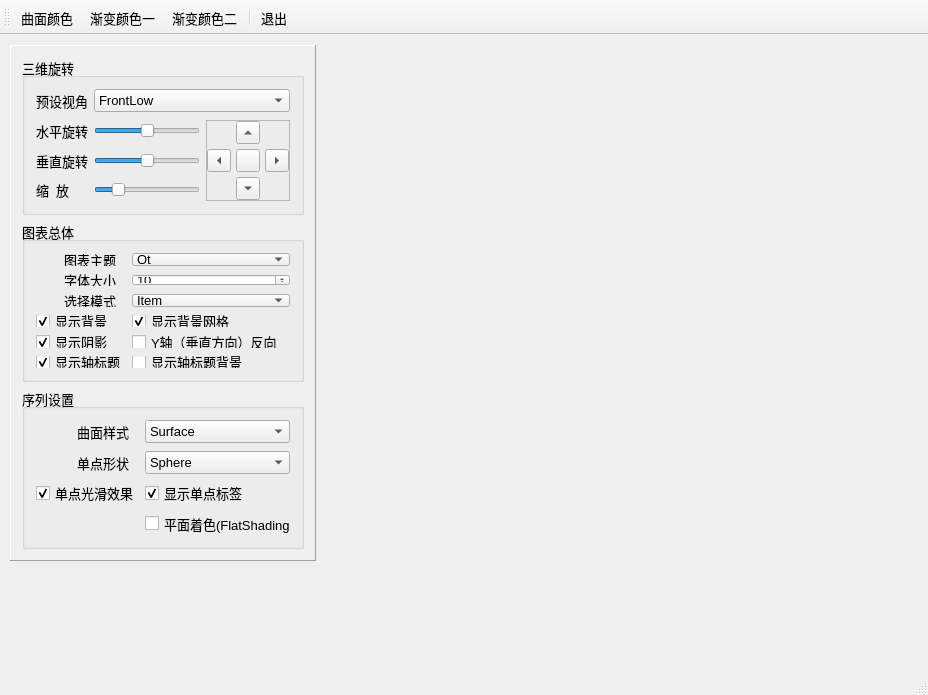
<?xml version="1.0" encoding="UTF-8"?>
<ui version="4.0">
 <class>MainWindow</class>
 <widget class="QMainWindow" name="MainWindow">
  <property name="geometry">
   <rect>
    <x>0</x>
    <y>0</y>
    <width>928</width>
    <height>695</height>
   </rect>
  </property>
  <property name="font">
   <font>
    <pointsize>10</pointsize>
   </font>
  </property>
  <property name="windowTitle">
   <string>Q3DSurface绘制高程图</string>
  </property>
  <widget class="QWidget" name="centralWidget">
   <widget class="QFrame" name="frameSetup">
    <property name="geometry">
     <rect>
      <x>10</x>
      <y>10</y>
      <width>306</width>
      <height>516</height>
     </rect>
    </property>
    <property name="frameShape">
     <enum>QFrame::Panel</enum>
    </property>
    <property name="frameShadow">
     <enum>QFrame::Raised</enum>
    </property>
    <layout class="QVBoxLayout" name="verticalLayout">
     <item>
      <widget class="QGroupBox" name="groupBox_2">
       <property name="title">
        <string>三维旋转</string>
       </property>
       <layout class="QGridLayout" name="gridLayout">
        <property name="verticalSpacing">
         <number>8</number>
        </property>
        <item row="0" column="0">
         <widget class="QLabel" name="label_6">
          <property name="text">
           <string>预设视角</string>
          </property>
          <property name="buddy">
           <cstring>comboCamera</cstring>
          </property>
         </widget>
        </item>
        <item row="0" column="1" colspan="2">
         <widget class="QComboBox" name="comboCamera">
          <item>
           <property name="text">
            <string>FrontLow</string>
           </property>
          </item>
          <item>
           <property name="text">
            <string>Front</string>
           </property>
          </item>
          <item>
           <property name="text">
            <string>FrontHigh</string>
           </property>
          </item>
          <item>
           <property name="text">
            <string>LeftLow</string>
           </property>
          </item>
          <item>
           <property name="text">
            <string>Left</string>
           </property>
          </item>
          <item>
           <property name="text">
            <string>LeftHigh</string>
           </property>
          </item>
          <item>
           <property name="text">
            <string>RightLow</string>
           </property>
          </item>
          <item>
           <property name="text">
            <string>Right</string>
           </property>
          </item>
          <item>
           <property name="text">
            <string>RightHigh</string>
           </property>
          </item>
          <item>
           <property name="text">
            <string>BehindLow</string>
           </property>
          </item>
          <item>
           <property name="text">
            <string>Behind</string>
           </property>
          </item>
          <item>
           <property name="text">
            <string>BehindHigh</string>
           </property>
          </item>
          <item>
           <property name="text">
            <string>IsometricLeft</string>
           </property>
          </item>
          <item>
           <property name="text">
            <string>IsometricLeftHigh</string>
           </property>
          </item>
          <item>
           <property name="text">
            <string>IsometricRight</string>
           </property>
          </item>
          <item>
           <property name="text">
            <string>IsometricRightHigh</string>
           </property>
          </item>
          <item>
           <property name="text">
            <string>DirectlyAbove</string>
           </property>
          </item>
          <item>
           <property name="text">
            <string>DirectlyAboveCW45</string>
           </property>
          </item>
          <item>
           <property name="text">
            <string>DirectlyAboveCCW45</string>
           </property>
          </item>
          <item>
           <property name="text">
            <string>FrontBelow</string>
           </property>
          </item>
          <item>
           <property name="text">
            <string>LeftBelow</string>
           </property>
          </item>
          <item>
           <property name="text">
            <string>RightBelow</string>
           </property>
          </item>
          <item>
           <property name="text">
            <string>BehindBelow</string>
           </property>
          </item>
          <item>
           <property name="text">
            <string>DirectlyBelow</string>
           </property>
          </item>
         </widget>
        </item>
        <item row="1" column="0">
         <widget class="QLabel" name="label_7">
          <property name="text">
           <string>水平旋转</string>
          </property>
          <property name="buddy">
           <cstring>sliderH</cstring>
          </property>
         </widget>
        </item>
        <item row="1" column="1">
         <widget class="QSlider" name="sliderH">
          <property name="minimum">
           <number>-180</number>
          </property>
          <property name="maximum">
           <number>180</number>
          </property>
          <property name="orientation">
           <enum>Qt::Horizontal</enum>
          </property>
         </widget>
        </item>
        <item row="1" column="2" rowspan="3">
         <widget class="QFrame" name="frame">
          <property name="frameShape">
           <enum>QFrame::StyledPanel</enum>
          </property>
          <property name="frameShadow">
           <enum>QFrame::Raised</enum>
          </property>
          <layout class="QGridLayout" name="gridLayout_5">
           <property name="leftMargin">
            <number>0</number>
           </property>
           <property name="topMargin">
            <number>0</number>
           </property>
           <property name="rightMargin">
            <number>0</number>
           </property>
           <property name="bottomMargin">
            <number>0</number>
           </property>
           <property name="spacing">
            <number>5</number>
           </property>
           <item row="0" column="1">
            <widget class="QToolButton" name="btnMoveUp">
             <property name="text">
              <string/>
             </property>
             <property name="arrowType">
              <enum>Qt::UpArrow</enum>
             </property>
            </widget>
           </item>
           <item row="1" column="0">
            <widget class="QToolButton" name="btnMoveLeft">
             <property name="text">
              <string/>
             </property>
             <property name="arrowType">
              <enum>Qt::LeftArrow</enum>
             </property>
            </widget>
           </item>
           <item row="1" column="2">
            <widget class="QToolButton" name="btnMoveRight">
             <property name="text">
              <string/>
             </property>
             <property name="arrowType">
              <enum>Qt::RightArrow</enum>
             </property>
            </widget>
           </item>
           <item row="2" column="1">
            <widget class="QToolButton" name="btnMoveDown">
             <property name="text">
              <string/>
             </property>
             <property name="arrowType">
              <enum>Qt::DownArrow</enum>
             </property>
            </widget>
           </item>
           <item row="1" column="1">
            <widget class="QToolButton" name="btnResetCamera">
             <property name="toolTip">
              <string>复位到FrontHigh视角</string>
             </property>
             <property name="text">
              <string/>
             </property>
             <property name="icon">
              <iconset resource="res.qrc">
               <normaloff>:/icons/images/326.bmp</normaloff>:/icons/images/326.bmp</iconset>
             </property>
            </widget>
           </item>
          </layout>
         </widget>
        </item>
        <item row="2" column="0">
         <widget class="QLabel" name="label_8">
          <property name="text">
           <string>垂直旋转</string>
          </property>
          <property name="buddy">
           <cstring>sliderV</cstring>
          </property>
         </widget>
        </item>
        <item row="2" column="1">
         <widget class="QSlider" name="sliderV">
          <property name="minimum">
           <number>-180</number>
          </property>
          <property name="maximum">
           <number>180</number>
          </property>
          <property name="orientation">
           <enum>Qt::Horizontal</enum>
          </property>
         </widget>
        </item>
        <item row="3" column="0">
         <widget class="QLabel" name="label_12">
          <property name="text">
           <string>缩  放</string>
          </property>
          <property name="buddy">
           <cstring>sliderZoom</cstring>
          </property>
         </widget>
        </item>
        <item row="3" column="1">
         <widget class="QSlider" name="sliderZoom">
          <property name="minimum">
           <number>10</number>
          </property>
          <property name="maximum">
           <number>500</number>
          </property>
          <property name="value">
           <number>100</number>
          </property>
          <property name="orientation">
           <enum>Qt::Horizontal</enum>
          </property>
         </widget>
        </item>
       </layout>
      </widget>
     </item>
     <item>
      <widget class="QGroupBox" name="groupBox_3">
       <property name="title">
        <string>图表总体</string>
       </property>
       <layout class="QGridLayout" name="gridLayout_3">
        <property name="verticalSpacing">
         <number>8</number>
        </property>
        <item row="0" column="0">
         <widget class="QLabel" name="label">
          <property name="text">
           <string>图表主题</string>
          </property>
          <property name="alignment">
           <set>Qt::AlignRight|Qt::AlignTrailing|Qt::AlignVCenter</set>
          </property>
          <property name="indent">
           <number>10</number>
          </property>
          <property name="buddy">
           <cstring>cBoxTheme</cstring>
          </property>
         </widget>
        </item>
        <item row="0" column="1">
         <widget class="QComboBox" name="cBoxTheme">
          <item>
           <property name="text">
            <string>Qt</string>
           </property>
          </item>
          <item>
           <property name="text">
            <string>Primary Colors</string>
           </property>
          </item>
          <item>
           <property name="text">
            <string>Digia</string>
           </property>
          </item>
          <item>
           <property name="text">
            <string>StoneMoss</string>
           </property>
          </item>
          <item>
           <property name="text">
            <string>ArmyBlue</string>
           </property>
          </item>
          <item>
           <property name="text">
            <string>Retro</string>
           </property>
          </item>
          <item>
           <property name="text">
            <string>Ebony</string>
           </property>
          </item>
          <item>
           <property name="text">
            <string>Isabelle</string>
           </property>
          </item>
         </widget>
        </item>
        <item row="1" column="0">
         <widget class="QLabel" name="label_4">
          <property name="text">
           <string>字体大小</string>
          </property>
          <property name="alignment">
           <set>Qt::AlignRight|Qt::AlignTrailing|Qt::AlignVCenter</set>
          </property>
          <property name="indent">
           <number>10</number>
          </property>
          <property name="buddy">
           <cstring>spinFontSize</cstring>
          </property>
         </widget>
        </item>
        <item row="1" column="1">
         <widget class="QSpinBox" name="spinFontSize">
          <property name="minimum">
           <number>5</number>
          </property>
          <property name="value">
           <number>10</number>
          </property>
         </widget>
        </item>
        <item row="2" column="0">
         <widget class="QLabel" name="label_3">
          <property name="text">
           <string>选择模式</string>
          </property>
          <property name="alignment">
           <set>Qt::AlignRight|Qt::AlignTrailing|Qt::AlignVCenter</set>
          </property>
          <property name="indent">
           <number>10</number>
          </property>
         </widget>
        </item>
        <item row="3" column="0">
         <widget class="QCheckBox" name="chkBoxBackground">
          <property name="text">
           <string>显示背景</string>
          </property>
          <property name="checked">
           <bool>true</bool>
          </property>
         </widget>
        </item>
        <item row="3" column="1">
         <widget class="QCheckBox" name="chkBoxGrid">
          <property name="text">
           <string>显示背景网格</string>
          </property>
          <property name="checked">
           <bool>true</bool>
          </property>
         </widget>
        </item>
        <item row="4" column="0">
         <widget class="QCheckBox" name="chkBoxShadow">
          <property name="text">
           <string>显示阴影</string>
          </property>
          <property name="checked">
           <bool>true</bool>
          </property>
         </widget>
        </item>
        <item row="4" column="1">
         <widget class="QCheckBox" name="chkBoxReverse">
          <property name="text">
           <string>Y轴（垂直方向）反向</string>
          </property>
         </widget>
        </item>
        <item row="5" column="0">
         <widget class="QCheckBox" name="chkBoxAxisTitle">
          <property name="text">
           <string>显示轴标题</string>
          </property>
          <property name="checked">
           <bool>true</bool>
          </property>
         </widget>
        </item>
        <item row="5" column="1">
         <widget class="QCheckBox" name="chkBoxAxisBackground">
          <property name="text">
           <string>显示轴标题背景</string>
          </property>
         </widget>
        </item>
        <item row="2" column="1">
         <widget class="QComboBox" name="cBoxSelectionMode">
          <property name="currentIndex">
           <number>1</number>
          </property>
          <item>
           <property name="text">
            <string>None</string>
           </property>
          </item>
          <item>
           <property name="text">
            <string>Item</string>
           </property>
          </item>
          <item>
           <property name="text">
            <string>Row</string>
           </property>
          </item>
          <item>
           <property name="text">
            <string>Item And Row</string>
           </property>
          </item>
          <item>
           <property name="text">
            <string>Column</string>
           </property>
          </item>
          <item>
           <property name="text">
            <string>Item And Column</string>
           </property>
          </item>
          <item>
           <property name="text">
            <string>Row And Column</string>
           </property>
          </item>
          <item>
           <property name="text">
            <string>Item Row And Column</string>
           </property>
          </item>
          <item>
           <property name="text">
            <string>Row Slice</string>
           </property>
          </item>
          <item>
           <property name="text">
            <string>Column Slice</string>
           </property>
          </item>
         </widget>
        </item>
       </layout>
      </widget>
     </item>
     <item>
      <widget class="QGroupBox" name="groupBox_4">
       <property name="title">
        <string>序列设置</string>
       </property>
       <layout class="QGridLayout" name="gridLayout_4">
        <property name="verticalSpacing">
         <number>8</number>
        </property>
        <item row="0" column="0">
         <widget class="QLabel" name="label_5">
          <property name="text">
           <string>曲面样式</string>
          </property>
          <property name="alignment">
           <set>Qt::AlignRight|Qt::AlignTrailing|Qt::AlignVCenter</set>
          </property>
          <property name="indent">
           <number>10</number>
          </property>
         </widget>
        </item>
        <item row="0" column="1">
         <widget class="QComboBox" name="comboDrawMode">
          <property name="currentIndex">
           <number>1</number>
          </property>
          <item>
           <property name="text">
            <string>Wireframe</string>
           </property>
          </item>
          <item>
           <property name="text">
            <string>Surface</string>
           </property>
          </item>
          <item>
           <property name="text">
            <string>Surface And Wireframe</string>
           </property>
          </item>
         </widget>
        </item>
        <item row="1" column="0">
         <widget class="QLabel" name="label_2">
          <property name="text">
           <string>单点形状</string>
          </property>
          <property name="alignment">
           <set>Qt::AlignRight|Qt::AlignTrailing|Qt::AlignVCenter</set>
          </property>
          <property name="indent">
           <number>10</number>
          </property>
          <property name="buddy">
           <cstring>cBoxBarStyle</cstring>
          </property>
         </widget>
        </item>
        <item row="1" column="1">
         <widget class="QComboBox" name="cBoxBarStyle">
          <property name="currentIndex">
           <number>7</number>
          </property>
          <item>
           <property name="text">
            <string>Bar</string>
           </property>
          </item>
          <item>
           <property name="text">
            <string>Cube</string>
           </property>
          </item>
          <item>
           <property name="text">
            <string>Pyramid</string>
           </property>
          </item>
          <item>
           <property name="text">
            <string>Cone</string>
           </property>
          </item>
          <item>
           <property name="text">
            <string>Cylinder</string>
           </property>
          </item>
          <item>
           <property name="text">
            <string>BevelBar</string>
           </property>
          </item>
          <item>
           <property name="text">
            <string>BevelCube</string>
           </property>
          </item>
          <item>
           <property name="text">
            <string>Sphere</string>
           </property>
          </item>
          <item>
           <property name="text">
            <string>Minimal</string>
           </property>
          </item>
          <item>
           <property name="text">
            <string>Arrow</string>
           </property>
          </item>
          <item>
           <property name="text">
            <string>Point</string>
           </property>
          </item>
         </widget>
        </item>
        <item row="3" column="1">
         <widget class="QCheckBox" name="chkBoxItemLabel">
          <property name="text">
           <string>显示单点标签</string>
          </property>
          <property name="checked">
           <bool>true</bool>
          </property>
         </widget>
        </item>
        <item row="4" column="1">
         <widget class="QCheckBox" name="chkBoxFlatShading">
          <property name="text">
           <string>平面着色(FlatShading)</string>
          </property>
         </widget>
        </item>
        <item row="3" column="0">
         <widget class="QCheckBox" name="chkBoxSmooth">
          <property name="text">
           <string>单点光滑效果</string>
          </property>
          <property name="checked">
           <bool>true</bool>
          </property>
         </widget>
        </item>
       </layout>
      </widget>
     </item>
     <item>
      <spacer name="verticalSpacer_2">
       <property name="orientation">
        <enum>Qt::Vertical</enum>
       </property>
       <property name="sizeHint" stdset="0">
        <size>
         <width>20</width>
         <height>63</height>
        </size>
       </property>
      </spacer>
     </item>
    </layout>
   </widget>
  </widget>
  <widget class="QStatusBar" name="statusBar"/>
  <widget class="QToolBar" name="toolBar">
   <property name="windowTitle">
    <string>toolBar</string>
   </property>
   <property name="iconSize">
    <size>
     <width>16</width>
     <height>16</height>
    </size>
   </property>
   <property name="toolButtonStyle">
    <enum>Qt::ToolButtonTextBesideIcon</enum>
   </property>
   <attribute name="toolBarArea">
    <enum>TopToolBarArea</enum>
   </attribute>
   <attribute name="toolBarBreak">
    <bool>false</bool>
   </attribute>
   <addaction name="actSurf_Color"/>
   <addaction name="actSurf_GradColor1"/>
   <addaction name="actSurf_GradColor2"/>
   <addaction name="separator"/>
   <addaction name="actClose"/>
  </widget>
  <action name="actSurf_Color">
   <property name="icon">
    <iconset resource="res.qrc">
     <normaloff>:/icons/images/211.JPG</normaloff>:/icons/images/211.JPG</iconset>
   </property>
   <property name="text">
    <string>曲面颜色</string>
   </property>
   <property name="toolTip">
    <string>曲面颜色</string>
   </property>
  </action>
  <action name="actSurf_GradColor1">
   <property name="icon">
    <iconset resource="res.qrc">
     <normaloff>:/icons/images/720.bmp</normaloff>:/icons/images/720.bmp</iconset>
   </property>
   <property name="text">
    <string>渐变颜色一</string>
   </property>
   <property name="toolTip">
    <string>渐变颜色一</string>
   </property>
  </action>
  <action name="actSurf_GradColor2">
   <property name="icon">
    <iconset resource="res.qrc">
     <normaloff>:/icons/images/726.bmp</normaloff>:/icons/images/726.bmp</iconset>
   </property>
   <property name="text">
    <string>渐变颜色二</string>
   </property>
   <property name="toolTip">
    <string>渐变颜色二</string>
   </property>
  </action>
  <action name="actClose">
   <property name="icon">
    <iconset resource="res.qrc">
     <normaloff>:/icons/images/132.bmp</normaloff>:/icons/images/132.bmp</iconset>
   </property>
   <property name="text">
    <string>退出</string>
   </property>
   <property name="toolTip">
    <string>退出</string>
   </property>
  </action>
 </widget>
 <layoutdefault spacing="6" margin="11"/>
 <resources>
  <include location="res.qrc"/>
 </resources>
 <connections>
  <connection>
   <sender>actClose</sender>
   <signal>triggered()</signal>
   <receiver>MainWindow</receiver>
   <slot>close()</slot>
   <hints>
    <hint type="sourcelabel">
     <x>-1</x>
     <y>-1</y>
    </hint>
    <hint type="destinationlabel">
     <x>451</x>
     <y>314</y>
    </hint>
   </hints>
  </connection>
 </connections>
</ui>
